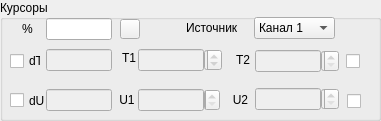
   <widget class="QGroupBox" name="groupBox_2">
    <property name="geometry">
     <rect>
      <x>576</x>
      <y>297</y>
      <width>381</width>
      <height>121</height>
     </rect>
    </property>
    <property name="title">
     <string>Курсоры</string>
    </property>
    <widget class="QCheckBox" name="chbUCursTogether">
     <property name="enabled">
      <bool>true</bool>
     </property>
     <property name="geometry">
      <rect>
       <x>347</x>
       <y>93</y>
       <width>24</width>
       <height>16</height>
      </rect>
     </property>
     <property name="text">
      <string/>
     </property>
    </widget>
    <widget class="QLineEdit" name="leDeltaUAbs">
     <property name="enabled">
      <bool>false</bool>
     </property>
     <property name="geometry">
      <rect>
       <x>46</x>
       <y>89</y>
       <width>66</width>
       <height>22</height>
      </rect>
     </property>
     <property name="minimumSize">
      <size>
       <width>66</width>
       <height>22</height>
      </size>
     </property>
     <property name="maximumSize">
      <size>
       <width>66</width>
       <height>22</height>
      </size>
     </property>
    </widget>
    <widget class="QLabel" name="label_9">
     <property name="geometry">
      <rect>
       <x>119</x>
       <y>92</y>
       <width>16</width>
       <height>16</height>
      </rect>
     </property>
     <property name="text">
      <string>U1</string>
     </property>
     <property name="alignment">
      <set>Qt::AlignCenter</set>
     </property>
    </widget>
    <widget class="QLabel" name="label_15">
     <property name="geometry">
      <rect>
       <x>119</x>
       <y>48</y>
       <width>20</width>
       <height>20</height>
      </rect>
     </property>
     <property name="text">
      <string>T1</string>
     </property>
     <property name="alignment">
      <set>Qt::AlignCenter</set>
     </property>
    </widget>
    <widget class="QCheckBox" name="chbTCursTogether">
     <property name="enabled">
      <bool>true</bool>
     </property>
     <property name="geometry">
      <rect>
       <x>346</x>
       <y>51</y>
       <width>20</width>
       <height>20</height>
      </rect>
     </property>
     <property name="text">
      <string/>
     </property>
    </widget>
    <widget class="QLabel" name="label_16">
     <property name="geometry">
      <rect>
       <x>235</x>
       <y>52</y>
       <width>16</width>
       <height>16</height>
      </rect>
     </property>
     <property name="text">
      <string>T2</string>
     </property>
     <property name="alignment">
      <set>Qt::AlignCenter</set>
     </property>
    </widget>
    <widget class="QLineEdit" name="leDeltaTAbs">
     <property name="enabled">
      <bool>false</bool>
     </property>
     <property name="geometry">
      <rect>
       <x>46</x>
       <y>49</y>
       <width>66</width>
       <height>22</height>
      </rect>
     </property>
     <property name="minimumSize">
      <size>
       <width>66</width>
       <height>22</height>
      </size>
     </property>
     <property name="maximumSize">
      <size>
       <width>66</width>
       <height>22</height>
      </size>
     </property>
    </widget>
    <widget class="QComboBox" name="cbSourceCurs">
     <property name="geometry">
      <rect>
       <x>254</x>
       <y>17</y>
       <width>81</width>
       <height>22</height>
      </rect>
     </property>
     <item>
      <property name="text">
       <string>Канал 1</string>
      </property>
     </item>
     <item>
      <property name="text">
       <string>Канал 2</string>
      </property>
     </item>
    </widget>
    <widget class="QLabel" name="label_17">
     <property name="geometry">
      <rect>
       <x>186</x>
       <y>20</y>
       <width>61</width>
       <height>16</height>
      </rect>
     </property>
     <property name="text">
      <string>Источник</string>
     </property>
    </widget>
    <widget class="QCheckBox" name="chbUCurs">
     <property name="geometry">
      <rect>
       <x>10</x>
       <y>91</y>
       <width>36</width>
       <height>19</height>
      </rect>
     </property>
     <property name="layoutDirection">
      <enum>Qt::LeftToRight</enum>
     </property>
     <property name="text">
      <string>dU</string>
     </property>
    </widget>
    <widget class="QCheckBox" name="chbTCurs">
     <property name="geometry">
      <rect>
       <x>10</x>
       <y>51</y>
       <width>31</width>
       <height>20</height>
      </rect>
     </property>
     <property name="layoutDirection">
      <enum>Qt::LeftToRight</enum>
     </property>
     <property name="text">
      <string>dT</string>
     </property>
     <property name="tristate">
      <bool>false</bool>
     </property>
    </widget>
    <widget class="QLineEdit" name="lePercentage">
     <property name="geometry">
      <rect>
       <x>46</x>
       <y>18</y>
       <width>66</width>
       <height>22</height>
      </rect>
     </property>
     <property name="minimumSize">
      <size>
       <width>66</width>
       <height>22</height>
      </size>
     </property>
     <property name="maximumSize">
      <size>
       <width>66</width>
       <height>22</height>
      </size>
     </property>
    </widget>
    <widget class="QPushButton" name="pbPercentage">
     <property name="geometry">
      <rect>
       <x>120</x>
       <y>19</y>
       <width>20</width>
       <height>20</height>
      </rect>
     </property>
     <property name="minimumSize">
      <size>
       <width>20</width>
       <height>20</height>
      </size>
     </property>
     <property name="maximumSize">
      <size>
       <width>20</width>
       <height>20</height>
      </size>
     </property>
     <property name="text">
      <string/>
     </property>
     <property name="icon">
      <iconset resource="resources/resources.qrc">
       <normaloff>:/Images/null.bmp</normaloff>:/Images/null.bmp</iconset>
     </property>
    </widget>
    <widget class="QLabel" name="label_19">
     <property name="geometry">
      <rect>
       <x>230</x>
       <y>90</y>
       <width>21</width>
       <height>20</height>
      </rect>
     </property>
     <property name="text">
      <string>U2</string>
     </property>
     <property name="alignment">
      <set>Qt::AlignCenter</set>
     </property>
    </widget>
    <widget class="QWidget" name="layoutWidget">
     <property name="geometry">
      <rect>
       <x>255</x>
       <y>88</y>
       <width>91</width>
       <height>24</height>
      </rect>
     </property>
     <layout class="QFormLayout" name="formLayout">
      <property name="horizontalSpacing">
       <number>0</number>
      </property>
      <item row="0" column="0">
       <widget class="QLineEdit" name="leUCur2Abs">
        <property name="enabled">
         <bool>false</bool>
        </property>
        <property name="minimumSize">
         <size>
          <width>66</width>
          <height>22</height>
         </size>
        </property>
        <property name="maximumSize">
         <size>
          <width>66</width>
          <height>22</height>
         </size>
        </property>
       </widget>
      </item>
      <item row="0" column="1">
       <widget class="QSpinBox" name="sbUCur2">
        <property name="enabled">
         <bool>false</bool>
        </property>
        <property name="minimumSize">
         <size>
          <width>18</width>
          <height>22</height>
         </size>
        </property>
        <property name="maximumSize">
         <size>
          <width>18</width>
          <height>22</height>
         </size>
        </property>
        <property name="maximum">
         <number>500</number>
        </property>
       </widget>
      </item>
     </layout>
    </widget>
    <widget class="QWidget" name="layoutWidget">
     <property name="geometry">
      <rect>
       <x>255</x>
       <y>50</y>
       <width>93</width>
       <height>24</height>
      </rect>
     </property>
     <layout class="QFormLayout" name="formLayout_2">
      <property name="horizontalSpacing">
       <number>0</number>
      </property>
      <item row="0" column="0">
       <widget class="QLineEdit" name="leTCur2Abs">
        <property name="enabled">
         <bool>false</bool>
        </property>
        <property name="minimumSize">
         <size>
          <width>66</width>
          <height>22</height>
         </size>
        </property>
        <property name="maximumSize">
         <size>
          <width>66</width>
          <height>22</height>
         </size>
        </property>
       </widget>
      </item>
      <item row="0" column="1">
       <widget class="QSpinBox" name="sbTCur2">
        <property name="enabled">
         <bool>false</bool>
        </property>
        <property name="minimumSize">
         <size>
          <width>18</width>
          <height>22</height>
         </size>
        </property>
        <property name="maximumSize">
         <size>
          <width>18</width>
          <height>22</height>
         </size>
        </property>
        <property name="maximum">
         <number>500</number>
        </property>
       </widget>
      </item>
     </layout>
    </widget>
    <widget class="QWidget" name="layoutWidget">
     <property name="geometry">
      <rect>
       <x>138</x>
       <y>89</y>
       <width>93</width>
       <height>24</height>
      </rect>
     </property>
     <layout class="QFormLayout" name="formLayout_3">
      <property name="horizontalSpacing">
       <number>0</number>
      </property>
      <item row="0" column="0">
       <widget class="QLineEdit" name="leUCur1Abs">
        <property name="enabled">
         <bool>false</bool>
        </property>
        <property name="minimumSize">
         <size>
          <width>66</width>
          <height>22</height>
         </size>
        </property>
        <property name="maximumSize">
         <size>
          <width>66</width>
          <height>22</height>
         </size>
        </property>
       </widget>
      </item>
      <item row="0" column="1">
       <widget class="QSpinBox" name="sbUCur1">
        <property name="enabled">
         <bool>false</bool>
        </property>
        <property name="minimumSize">
         <size>
          <width>16</width>
          <height>22</height>
         </size>
        </property>
        <property name="maximumSize">
         <size>
          <width>16</width>
          <height>22</height>
         </size>
        </property>
        <property name="maximum">
         <number>500</number>
        </property>
       </widget>
      </item>
     </layout>
    </widget>
    <widget class="QWidget" name="layoutWidget">
     <property name="geometry">
      <rect>
       <x>138</x>
       <y>49</y>
       <width>87</width>
       <height>24</height>
      </rect>
     </property>
     <layout class="QFormLayout" name="formLayout_4">
      <property name="horizontalSpacing">
       <number>0</number>
      </property>
      <item row="0" column="0">
       <widget class="QLineEdit" name="leTCur1Abs">
        <property name="enabled">
         <bool>false</bool>
        </property>
        <property name="minimumSize">
         <size>
          <width>66</width>
          <height>22</height>
         </size>
        </property>
        <property name="maximumSize">
         <size>
          <width>66</width>
          <height>22</height>
         </size>
        </property>
       </widget>
      </item>
      <item row="0" column="1">
       <widget class="QSpinBox" name="sbTCur1">
        <property name="enabled">
         <bool>false</bool>
        </property>
        <property name="minimumSize">
         <size>
          <width>18</width>
          <height>22</height>
         </size>
        </property>
        <property name="maximumSize">
         <size>
          <width>18</width>
          <height>22</height>
         </size>
        </property>
        <property name="minimum">
         <number>-3000</number>
        </property>
        <property name="maximum">
         <number>3000</number>
        </property>
        <property name="singleStep">
         <number>1</number>
        </property>
       </widget>
      </item>
     </layout>
    </widget>
    <widget class="QLabel" name="label_18">
     <property name="geometry">
      <rect>
       <x>22</x>
       <y>21</y>
       <width>21</width>
       <height>16</height>
      </rect>
     </property>
     <property name="text">
      <string>%</string>
     </property>
    </widget>
   </widget>
